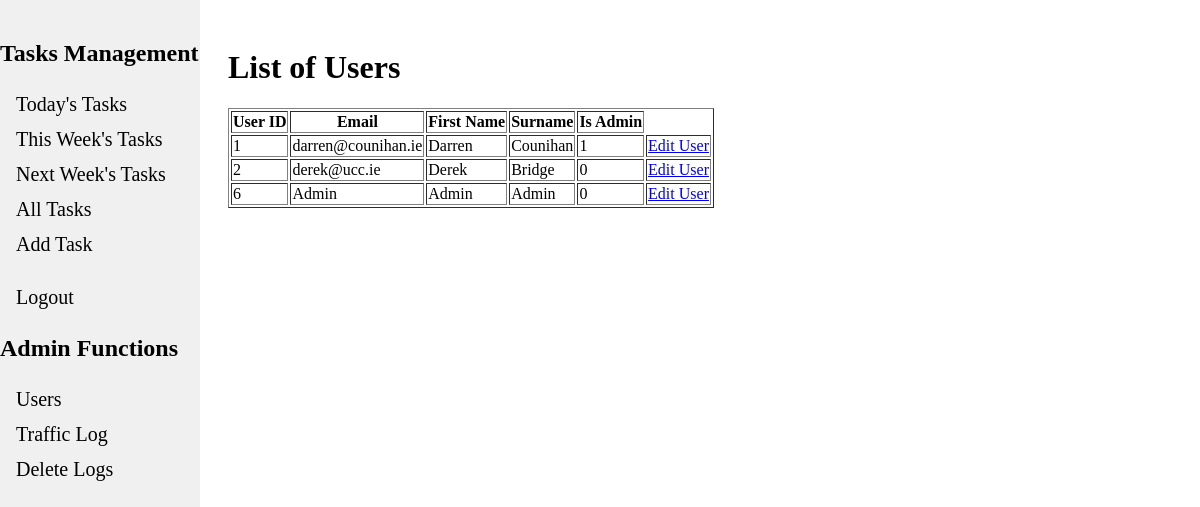
The page /list_users (signed in) on the database its author committed.
### tables this page shows
CREATE TABLE users (
    user_id INTEGER PRIMARY KEY AUTOINCREMENT,
    surname TEXT,
    first_name TEXT,
    email TEXT,
    password TEXT,
    is_admin INTEGER DEFAULT False   /* boolean to identify if user has admin privleges or not */
);

### app.py (the view)
@app.route("/list_users", methods=["GET"])
@login_required
@admin_required
def list_users():
    users = g.db.execute("SELECT * FROM users").fetchall()
    return render_template("list_users.html", users=users)

### app.py (called while the page is built)
@app.before_request
def load_logged_in_user():
    g.user = session.get("user_id", None)
    session_email = session.get("email", None)
    g.is_admin = session.get('is_admin', None) # Could use to gate admin functions
    db = get_db()
    client_ip = request.remote_addr
    endpoint = request.endpoint
    time = datetime.now()
    g.db.execute("""INSERT INTO traffic_logs (time,ip_addr,user_email,endpoint) VALUES (?,?,?,?)""",
            (time,client_ip, session_email, endpoint))
    g.db.commit()

def login_required(view):
    @wraps(view)
    def wrapped_view(*args, **kwargs):
        if g.user is None:
            return redirect(url_for("login", next=request.url))
        return view(*args,**kwargs)
    return wrapped_view

def admin_required(view):
    @wraps(view)
    def wrapped_view(*args, **kwargs):
        if g.is_admin is None:
            return render_template("not_authorized.html")
        return view(*args,**kwargs)
    return wrapped_view

### database.py (called while the page is built)
def get_db():
    if "db" not in g:
        g.db = sqlite3.connect(DATABASE, detect_types=sqlite3.PARSE_DECLTYPES)
        g.db.row_factory = sqlite3.Row
        return g.db

### templates/list_users.html (shortened to what this page needs)
{% extends "base.html" %}
{% block content %}
<form action="" method="POST" novalidate>
    <h1>List of Users</h1>
    <table border="1">
        <thead>
            <tr>
                <th>User ID</th>
                <th>Email</th>
                <th>First Name</th>
                <th>Surname</th>
                <th>Is Admin</th>
            </tr>
        </thead>
        <tbody>
            {% for user in users %}
                <tr>
                    <td>{{ user['user_id'] }}</td>
                    <td>{{ user['email'] }}</td>
                    <td>{{ user['first_name'] }}</td>
                    <td>{{ user['surname'] }}</td>
                    <td>{{user['is_admin']}}</td>
                    <td><a href="{{ url_for('update_user', user_id=user['user_id']) }}" class="btn btn-primary">Edit User</a></td>
                </tr>
            {% endfor %}
        </tbody>
    </table>
</form>
{% endblock %}

### templates/base.html (shortened to what this page needs)
<!DOCTYPE html>
<html>
<head>
    <link rel="stylesheet" href="../static/baseStyles.css">
</head>
<body>
<div class="navbar">
    {% if 'user_id' in session %}
    <h2>Tasks Management</h2>
    <a href="{{ url_for('todays_tasks') }}">Today's Tasks</a>
    <a href="{{ url_for('this_week_tasks') }}">This Week's Tasks</a>
    <a href="{{ url_for('next_week_tasks') }}">Next Week's Tasks</a>
    <a href="{{ url_for('list_tasks') }}">All Tasks</a>
    <a href="{{ url_for('add_task') }}">Add Task</a>
    <br>
    <a href="{{ url_for('logout') }}">Logout</a>
    {% else %}
        <a href="{{ url_for('login') }}">Login</a>
        <a href="{{ url_for('register') }}">Register</a>
    {% endif %}
    {% if 'is_admin' in session %}
        <h2>Admin Functions</h2>
        <a href="{{ url_for('list_users') }}">Users</a>
        <a href="{{ url_for('view_logs') }}">Traffic Log</a>
        <a href="{{ url_for('delete_all_logs')}}">Delete Logs</a>
    {% endif%}
</div>
<div style="margin-left: 200px; padding: 20px;">
    {% block content %}
    {% endblock %}
</div>
</body>
</html>

### static/baseStyles.css (style rules this page uses)
.navbar { height: 100%; width: 200px; position: fixed; top: 0; left: 0; background-color: #f0f0f0; overflow-x: hidden; padding-top: 20px; }
.navbar a { padding: 6px 8px 6px 16px; text-decoration: none; font-size: 20px; color: black; display: block; }

### rows shown on the page
users: user_id "1", email "darren@counihan.ie", first_name "Darren", surname "Counihan", is_admin "1"
users: user_id "2", email "derek@ucc.ie", first_name "Derek", surname "Bridge", is_admin "0"
users: user_id "6", email "Admin", first_name "Admin", surname "Admin", is_admin "0"
